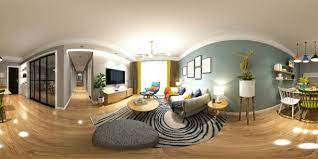
#> input picture img_classification/img_classification/living_test.jpeg, 318 x 159 px
$ python split.py
#> lines starting #> are read from the running program, lines starting #| are printed output that depends on the picture
from PIL import Image
import numpy as np
import os

current_directory = os.path.join(os.path.dirname(__file__))
path = os.path.join(current_directory, "living_test.jpeg")

def split_panorama(image_path, degrees_increment=5):
#> called with degrees_increment = 30
    output_dir = os.path.join(current_directory, "split_images")
    # Open the panoramic image
    image = Image.open(image_path)
#> image is the input picture: PIL image 318x159 RGB; mean R, G, B 161.5, 145.3, 120.8
    image_array = np.array(image)

    # Create the output directory if it doesn't exist
    if not os.path.exists(output_dir):
        os.makedirs(output_dir)

    # Determine the number of segments based on the degrees increment
    segments = int(360 / degrees_increment)

    # Calculate the width of each segment
    segment_width = int(image_array.shape[1] / segments)
#> segment_width = 26

    # Split the panoramic image into segments and save them
    for i in range(segments):
        start_col = i * segment_width
        end_col = (i + 1) * segment_width
        segment_image_array = image_array[:, start_col:end_col, :]
        segment_image = Image.fromarray(segment_image_array)
        segment_image.save(os.path.join(output_dir, f"segment_{i}.jpg"))  # Save the segment as a separate image
#> this loop made 12 passes
#> pass 1, in split_panorama, `segment_image_array = image_array[:, start_col:end_col, :]`:
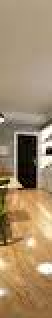
#> segment_image_array: shape (159, 26, 3) (shown 2 times larger); mean R, G, B 163.6, 139.3, 107.3
#> pass 2, in split_panorama, `segment_image_array = image_array[:, start_col:end_col, :]`:
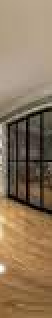
#> segment_image_array: shape (159, 26, 3) (shown 2 times larger); mean R, G, B 140.8, 118.2, 92
#> pass 3, in split_panorama, `segment_image_array = image_array[:, start_col:end_col, :]`:
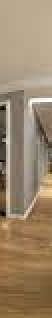
#> segment_image_array: shape (159, 26, 3) (shown 2 times larger); mean R, G, B 155.4, 134, 108.3
#> after the loop:
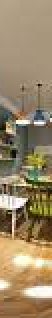
#> segment_image: PIL image 26x159 RGB (shown 2 times larger); mean R, G, B 153.1, 134.5, 103.1

split_panorama(path, 30)

$ run again, with img_classification/img_classification/bathroom_test.jpeg copied over img_classification/img_classification/living_test.jpeg
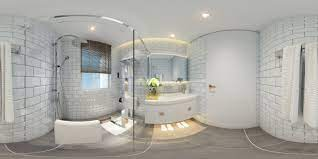
#> input picture img_classification/img_classification/bathroom_test.jpeg, 318 x 159 px
#> in split_panorama, image is the input picture: PIL image 318x159 RGB; mean R, G, B 171.2, 168.9, 163.5
#> the loop in split_panorama, `for i in range(segments):` made 12 passes
#> pass 1, in split_panorama, `segment_image_array = image_array[:, start_col:end_col, :]`:
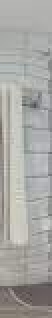
#> segment_image_array: shape (159, 26, 3) (shown 2 times larger); mean R, G, B 167.3, 166.7, 163.2
#> after the loop in split_panorama, `for i in range(segments):`:
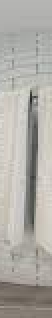
#> segment_image: PIL image 26x159 RGB (shown 2 times larger); mean R, G, B 174.9, 172.3, 166.3

$ run again, with img_classification/img_classification/bedroom_test.jpeg copied over img_classification/img_classification/living_test.jpeg
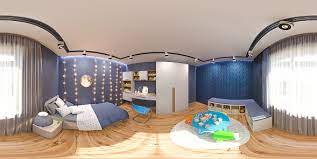
#> input picture img_classification/img_classification/bedroom_test.jpeg, 317 x 159 px
#> in split_panorama, image is the input picture: PIL image 317x159 RGB; mean R, G, B 172.8, 159.3, 150.4
#> the loop in split_panorama, `for i in range(segments):` made 12 passes
#> pass 1, in split_panorama, `segment_image_array = image_array[:, start_col:end_col, :]`:
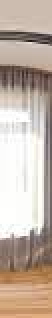
#> segment_image_array: shape (159, 26, 3) (shown 2 times larger); mean R, G, B 194.3, 179, 167
#> after the loop in split_panorama, `for i in range(segments):`:
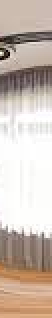
#> segment_image: PIL image 26x159 RGB (shown 2 times larger); mean R, G, B 203.3, 189.1, 178.7

$ run again, with img_classification/img_classification/kitchen_test.jpeg copied over img_classification/img_classification/living_test.jpeg
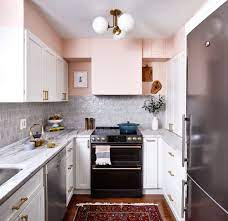
#> input picture img_classification/img_classification/kitchen_test.jpeg, 228 x 221 px
#> in split_panorama, image is the input picture: PIL image 228x221 RGB; mean R, G, B 165.8, 152.5, 153.3
#> the loop in split_panorama, `for i in range(segments):` made 12 passes
#> pass 1, in split_panorama, `segment_image = Image.fromarray(segment_image_array)`:
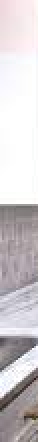
#> segment_image: PIL image 19x221 RGB (shown 2 times larger); mean R, G, B 207.5, 202.3, 205
#> after the loop in split_panorama, `for i in range(segments):`:
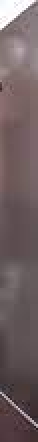
#> segment_image: PIL image 19x221 RGB (shown 2 times larger); mean R, G, B 111.1, 95.4, 97.2
